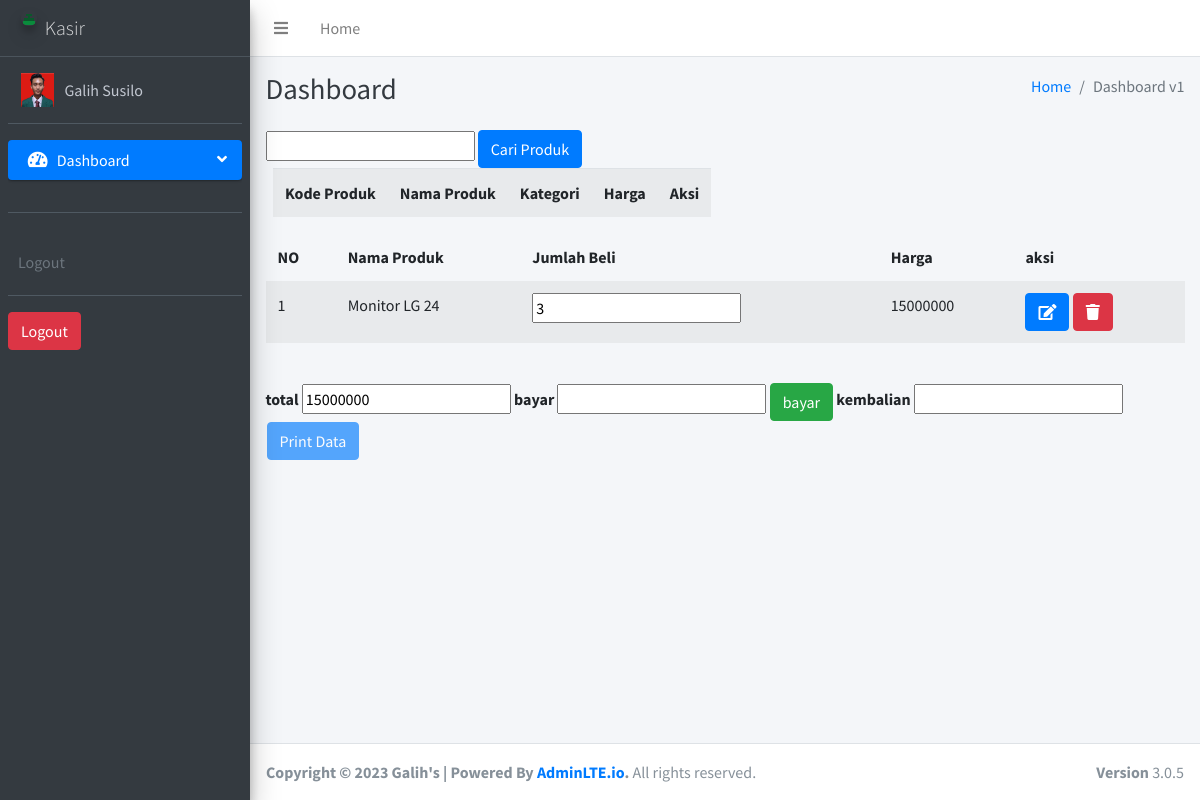
/kasir/index.php (signed in), run on the app's committed database.
### tables this page shows
CREATE TABLE `tb_user`  (
  `id` int NOT NULL AUTO_INCREMENT,
  `username` text NOT NULL,
  `password` text NOT NULL,
  `nama` text NOT NULL,
  `level` text NOT NULL,
  `foto` varchar(255) NOT NULL,
  PRIMARY KEY (`id`) USING BTREE
);

CREATE TABLE `transaksi_temp`  (
  `id` int NOT NULL AUTO_INCREMENT,
  `kdproduk` text NOT NULL,
  `nm_produk` text NOT NULL,
  `kategori` text NOT NULL,
  `jumlah_beli` int NOT NULL,
  `total` int NOT NULL,
  PRIMARY KEY (`id`) USING BTREE
);

### kasir/fungsi/fungsi.php (called while the page is built, shortened)
<?php
$koneksi = mysqli_connect('localhost', 'root', '', 'kasir');
function summon_admin()
{
	global $koneksi;
	$id = $_SESSION['idkaskit'];
	return mysqli_query($koneksi, "SELECT * FROM tb_user WHERE id ='$id'");
}
function url()
{
	return $url = "//localhost/web-kasir/vendors/";
}

### kasir/awal.php (the view, shortened to what this page needs)
<?php include 'comp/header.php'; ?>
 <div class="content-wrapper">
    <div class="content-header">
      <div class="container-fluid">
        <div class="row mb-2">
          <div class="col-sm-6">
            <h1 class="m-0 text-dark">Dashboard</h1>
          </div>
          <div class="col-sm-6">
            <ol class="breadcrumb float-sm-right">
              <li class="breadcrumb-item"><a href="#">Home</a></li>
              <li class="breadcrumb-item active">Dashboard v1</li>
            </ol>
          </div>
        </div>
      </div>
    </div>
    <section class="content">
      <div class="container-fluid">
        <div class="row">
          <div class="col-sm-12">
            <div class="well">
            <form action="" method="POST">
            <input type="text" autofocus="" required="" name="cari">
            <button type="submit" name="go" class="btn btn-primary">Cari Produk</button>
          </form>
      <form action="" method="POST" class="mb-2">
        <div class="container-fluid">
          <table class="table table-responsive table-striped">
         <tr>
            <th>Kode Produk</th>
           <th>Nama Produk</th>
           <th>Kategori</th>
           <th>Harga</th>
           <th>Aksi</th>
         </tr>
       </table>
        </div>
      </form>
       <div class="row">
        <div class="col-sm-12">
          <div class="well">
             <div class="table-responsive table--no-card m-b-30">
                <table class="table table-borderless table-striped table-earning">
                  <thead>
                    <tr>
                        <th>NO</th>
                        <th>Nama Produk</th>
                        <th>Jumlah Beli</th>
                        <th>Harga</th>
                        <th>aksi </th>
                    </tr>
                  </thead>
                <tbody>
                    <?php
                      $i = 1;
                      global $koneksi;
                      $select = mysqli_query($koneksi, "SELECT * FROM transaksi_temp");
                      foreach ($select as $krj):
                     ?>
                          <tr>
                              <td><?= $i++;?></td>
                              <td><?= $krj['nm_produk'];?></td>
                              <td>
                                  <form action="" method="POST">
                                   <input type="text" value="<?= $krj['jumlah_beli']; ?>"  name="jumlah_beli" >
                              </td>
                              <td>
                                <?= $krj['total'];?>
                              </td>
                              <td><button type="submit" name="simpan_transaksi" class="btn btn-primary"><i class="fa fa-edit"></i></button>
                                 <a href="fungsi/delete.php?id=<?= $krj['id'];?>" class="btn btn-danger"><i class="fa fa-trash"></i></a>
                              </td>
                            <?php endforeach; ?>
                              </tr>
                </tbody>
                    </table>
                        </div>
                        <br>
                          <form action="" method="POST">
                          <label>total</label>
                          <?php
                          global $koneksi;
                          $query = mysqli_query($koneksi, "SELECT sum(total) as jtotal FROM transaksi_temp");
                          $r = mysqli_fetch_array($query);
                           ?>
                          <input type="text" name="total" value="<?= $r['jtotal']; ?>">
                          <label>bayar</label>
                          <input type="text" name="bayar">
                          <button type="submit" class="btn btn-success" required name="bayar_submit">bayar</button>
                          <label>kembalian</label>
                          <input type="text" name="kembalian" value="<?= $kembalian; ?>" readonly="">
                        </form>
                          <form action="fungsi/print.php" target="_BLANK" method="POST">
                          <table class="table-responsive">
                            <tr>
                              <td><a href="index.php"><button type="submit" name="print" class="btn btn-primary" <?php
                               if (empty(isset($_POST['bayar']))) {
                                echo "disabled";
                              }else if(isset($_POST['bayar'])){
                                $total = $_POST['total'];
                                $bayar = $_POST['bayar'];
                                if ($bayar < $total) {
                                  echo "disabled";
                                }
                              }
                               ?>
                              >Print Data</button></a></td>
                            </tr>
                          </table>
                          </form>
          </div>
        </div>
      </div>
          </section>
           </div>
<?php include 'comp/footer.php'; ?>

### kasir/comp/header.php (shortened to what this page needs)
<?php require 'fungsi/fungsi.php'; ?>
<?php foreach (summon_admin() as $key): ?>
<!DOCTYPE html>
<html>
<head>
  <link rel="stylesheet" href="<?= url() ?>plugins/fontawesome-free/css/all.min.css">
  <link rel="stylesheet" href="https://code.ionicframework.com/ionicons/2.0.1/css/ionicons.min.css">
  <link rel="stylesheet" href="<?= url() ?>plugins/tempusdominus-bootstrap-4/css/tempusdominus-bootstrap-4.min.css">
  <link rel="stylesheet" href="<?= url() ?>plugins/icheck-bootstrap/icheck-bootstrap.min.css">
  <link rel="stylesheet" href="<?= url() ?>plugins/jqvmap/jqvmap.min.css">
  <link rel="stylesheet" href="<?= url() ?>dist/css/adminlte.min.css">
  <link rel="stylesheet" href="<?= url() ?>plugins/overlayScrollbars/css/OverlayScrollbars.min.css">
  <link rel="stylesheet" href="<?= url() ?>plugins/daterangepicker/daterangepicker.css">
  <link rel="stylesheet" href="<?= url() ?>plugins/summernote/summernote-bs4.css">
</head>
<body class="hold-transition sidebar-mini layout-fixed">
<div class="wrapper">
  <nav class="main-header navbar navbar-expand navbar-white navbar-light">
    <ul class="navbar-nav">
      <li class="nav-item">
        <a class="nav-link" data-widget="pushmenu" href="#" role="button"><i class="fas fa-bars"></i></a>
      </li>
      <li class="nav-item d-none d-sm-inline-block">
        <a href="index.php" class="nav-link">Home</a>
      </li>
    </ul>
  </nav>
  <aside class="main-sidebar sidebar-dark-primary elevation-4">
    <a href="index.php" class="brand-link">
      <img src="<?= url()?>img/logo_kasir_kita.png" alt="AdminLTE Logo" class="brand-image img-circle elevation-3"
           style="opacity: .8">
      <span class="brand-text font-weight-light">Kasir</span>
    </a>
    <div class="sidebar">
      <div class="user-panel mt-3 pb-3 mb-3 d-flex">
        <div class="image">
          <?php
          if ($key['foto']!= '') {
                        echo '<img src="../admin/img/'.$key['foto'].'" height="150">';
                      }else{
                        echo '<img src="img/user_logo.png" height="150">';
                      }
           ?>
        </div>
        <div class="info">
          <a href="index.php?m=detail" class="d-block" ><?= $key['nama'];?></a>
        </div>
      </div>
      <nav class="mt-2">
        <ul class="nav nav-pills nav-sidebar flex-column" data-widget="treeview" role="menu" data-accordion="false">
          <li class="nav-item has-treeview menu-open">
            <a href="index.php" class="nav-link active">
              <i class="nav-icon fas fa-tachometer-alt"></i>
              <p>
                Dashboard
                <i class="right fas fa-angle-left"></i>
              </p>
            </a>
          <div class="user-panel mt-3 pb-3 mb-3 d-flex">
      </div>
          </li>
          <div class="user-panel mt-3 pb-3 mb-3 d-flex">
        <div class="info">
          <span class="d-block text-gray">Logout</span>
        </div>
      </div>
      <a href="logout.php"><button class="btn btn-danger">Logout</button></a>
        </ul>
      </nav>
    </div>
  </aside>
  <?php endforeach; ?>

### data on the page
tb_user: foto (picture), nama "Galih Susilo"
transaksi_temp: nm_produk "Monitor LG 24", jumlah_beli "3", total "15000000"
